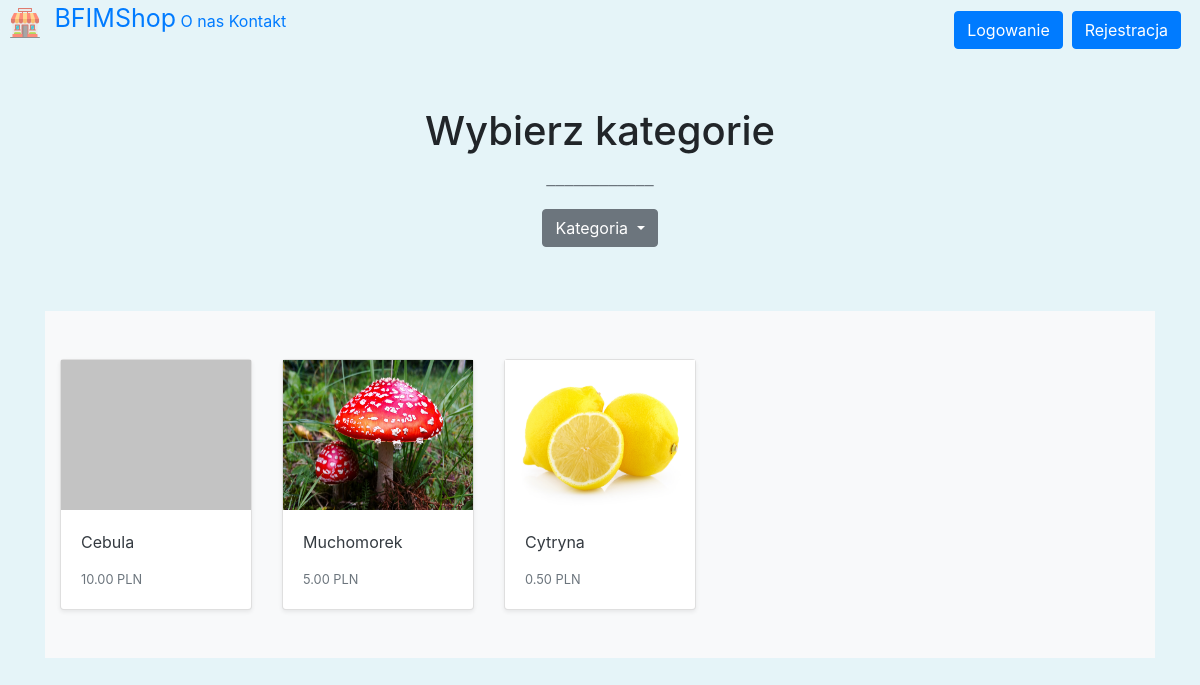
Before: / with the older database file.
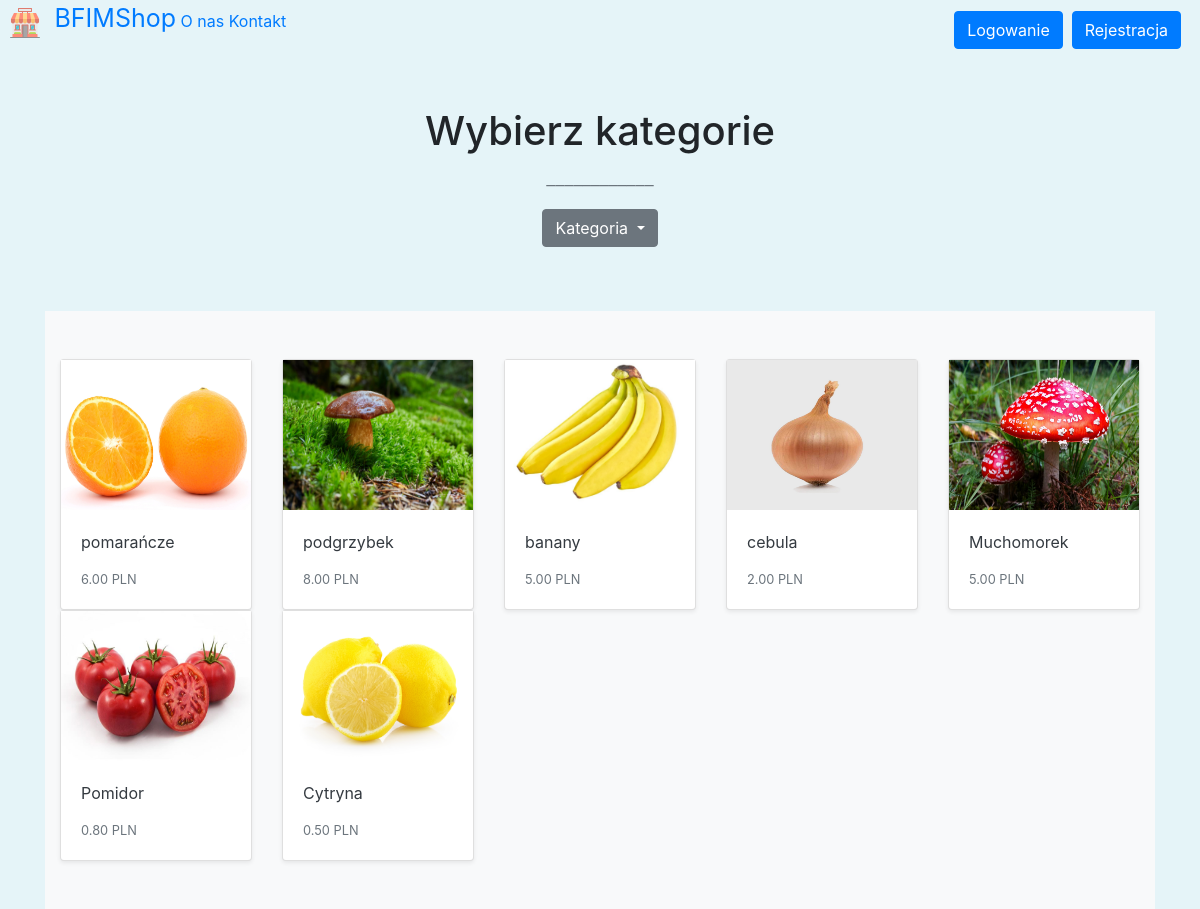
After: the same page with the newer database file.
### store/models.py (models this page shows, shortened)
class Product(models.Model):
    category = models.ForeignKey(Category, related_name='product', on_delete=models.CASCADE)
    created_by = models.ForeignKey(User, on_delete=models.CASCADE, related_name='product_creator')
    title = models.CharField(max_length=255)
    author = models.CharField(max_length=255, default='admin')
    description = models.TextField(blank=True)
    image = models.ImageField(upload_to='images/', default='images/default.jpg')
    slug = models.SlugField(max_length=255)
    price = models.DecimalField(max_digits=4, decimal_places=2)
    in_stock = models.BooleanField(default=True)
    is_active = models.BooleanField(default=True)
    created = models.DateTimeField(auto_now_add=True)
    updated = models.DateTimeField(auto_now=True)
    objects = models.Manager()
    products = ProductManager()
    class Meta:
        verbose_name_plural = 'Products'
        ordering = ('-created',)
    def get_absolute_url(self):
        return reverse('store:product_detail', args=[self.slug])

### store/views.py (the view)
# urls.py: path('', views.product_all, name='product_all'),
def product_all(request):
    products = Product.products.all()
    return render(request, 'store/home.html', {'products': products})

### basket/context_processors.py (called while the page is built)
def basket(request):
    return {'basket': Basket(request)}

### store/context_processors.py (called while the page is built)
def categories(request):
    return {
        'categories': Category.objects.all()
    }

### store/models.py (called while the page is built)
    def get_queryset(self):
        return super(ProductManager, self).get_queryset().filter(is_active=True)

    def get_absolute_url(self):
        return reverse('store:category_list', args=[self.slug])

### store/templates/store/home.html (shortened to what this page needs)
{% extends './main.html' %}
{% load static %}
{% block content %}
<main>
  <div class="container">
    <section class="py-5 text-center container">
      <div class="row py-lg-3">
        <div class="col-lg-6 col-md-8 mx-auto">
          <h1 class="h1 fw-bold">Wybierz kategorie</h1>
          <p class="lead text-muted">____________</p>
          <div class="bd-example">
            <div class="dropdown">
              <button class="btn btn-secondary dropdown-toggle" type="button" id="dropdownMenuButton" data-toggle="dropdown" aria-haspopup="true" aria-expanded="false">
                Kategoria
              </button>
            </div>
          </div>
        </div>
      </div>
    </section>
    <div class="album py-5 bg-light">
      <div class="container">
        <div class="row row-cols-1 row-cols-sm-2 row-cols-md-5 g-3">
          {% for product in products %}
          <div class="col">
            <div class="card shadow-sm">
              <img class="img-fluid" alt="Responsive image" src="{{ product.image.url }}" style="height: 150px; width:300px;">
              <div class="card-body">
                <p class="card-text">
                  <a class="text-dark text-decoration-none" href="{{ product.get_absolute_url }}">{{ product.title }}</a>
                </p>
                <div class="d-flex justify-content-between align-items-center">
                  <small class="text-muted">{{ product.price }} PLN</small>
                </div>
              </div>
            </div>
          </div>
          {% endfor %}
        </div>
      </div>
    </div>
  </div>
</main>
{% endblock %}

### store/templates/store/main.html (shortened to what this page needs)
<!DOCTYPE html>
{% load static %}
<html>
<head>
	<link rel="stylesheet" href="https://stackpath.bootstrapcdn.com/bootstrap/4.4.1/css/bootstrap.min.css"
>
</head>
<body>
	<header>
		<nav class="navbar-light color-brand">
							<a class="brand-color" style="font-size: 25px; padding-left:10px; padding-top:5px" href="\">BFIMShop</a>
							<a href="{% url "store:about" %}">O nas </a>
							<a href="{% url "store:contact" %}">Kontakt </a>
							<div class="form-inline float-right" style="padding-top:10px; padding-right: 10px;"">
					{% if request.user.is_authenticated %}
					<span>Witaj, {{request.user}}</span>
					<p>&nbsp&nbsp</p>
					<a href="{% url "logout" %}" class="btn btn-primary">Wyloguj</a>
					{% else %}
					<a href="{% url "login" %}" class="btn btn-primary">Logowanie</a>
					<p>&nbsp&nbsp</p>
					<a href="{% url "register" %}" class="btn btn-primary">Rejestracja</a>
					{% endif %}
					<p>&nbsp&nbsp</p>
				</div>
		</nav>
	</header>
	<div id="content">{% block content %} {% endblock %}</div>
</body>
</html>

### store/templates/store/main.html (style rules this page uses)
body { background: rgb(229, 244, 248) !important; }

### store/templates/store/home.html (style rules this page uses)
body { background: rgb(229, 244, 248) !important; }

Changed rows visible on the page:
removed Product: image (placeholder picture), title "Cebula", price "10.00"
added Product: image (picture), title "pomarańcze", price "6.00"
added Product: image (picture), title "podgrzybek", price "8.00"
added Product: image (picture), title "banany", price "5.00"
added Product: image (picture), title "cebula", price "2.00"
now on this page (row edited): Product: image (picture), title "Pomidor", price "0.80"
